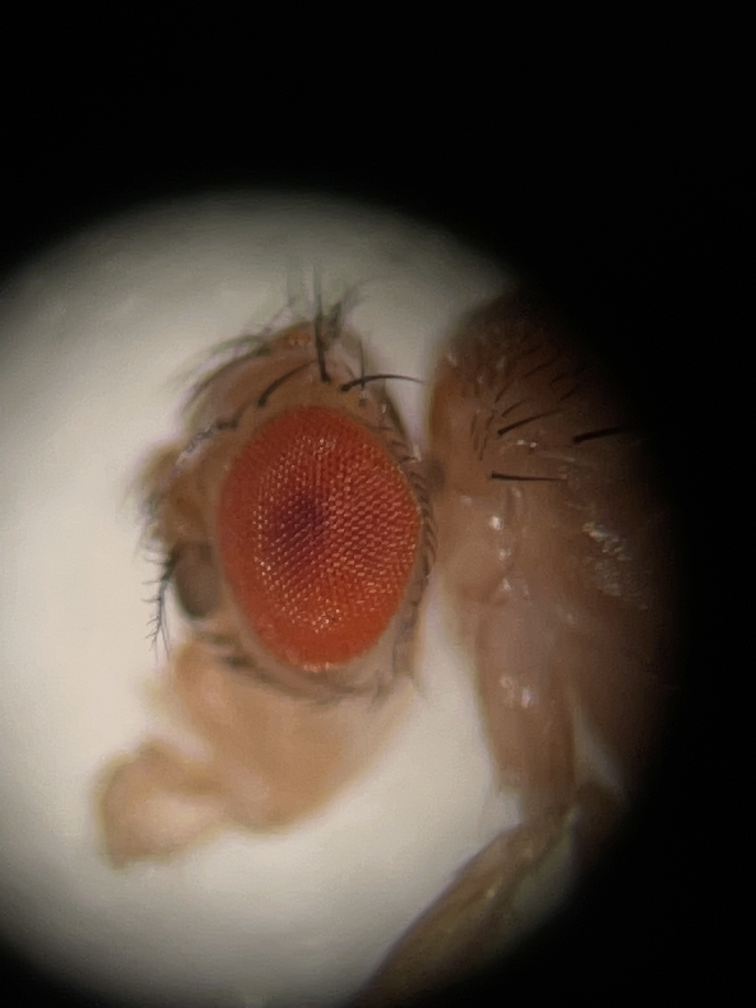
#> input picture OreoWT_jpeg/IMG_4818.jpg, 3024 x 4032 px, found by its file name (shown at 1/4 size)
$ python imageViewThreshEdgeHSV_v1.py
#> lines starting #> are read from the running program, lines starting #| are printed output that depends on the picture; after the words box and inside, x2 and y2 are one past the last pixel; in counts of white or black regions, pixels touching at a corner belong together
'''
imageViewThreshEdgeHSV
Loads one image, display edge, HSV, RGB and several threshold methods of image
Uses keyboard to dynamically change method parameters

Tom Zimmerman, IBM Research-Almaden, Center for Cellular Construction

V1 7/15/21
This material is based upon work supported by the NSF under Grant No. DBI-1548297.
Disclaimer:  Any opinions, findings and conclusions or recommendations expressed in this material are those of the authors and do not necessarily reflect the views of the National Science Foundation
'''
import cv2
import numpy as np

############ PUT YOUR IMAGE HERE ##################
image1=r'C:\Users\ThomasZimmerman\Pictures\CCC_Riggs\iPhone\OreoWT_jpeg\IMG_4818.jpg' # image location

SCALE=(320,240)     # display resolution
SCALE=(640,480)     # display resolution

# keyboard variable setup and initial values
keyState=0;
key=0;
keyBuf=np.zeros((256),dtype=int)
keyBuf[ord('t')]=90     # quantization threshold
keyBuf[ord('e')]=5      # canny low thresh
keyBuf[ord('E')]=30     # canny high thresh
keyBuf[ord('k')]=10     # kernal size (*2 + 1)
keyBuf[ord('T')]=2      # threshold for adaptive

############# Funcions #################
def processKey(key):
    global keyState;

    if key==ord('='):
        keyBuf[keyState]+=1
    elif key==ord('+'):
        keyBuf[keyState]+=10
    elif key==ord('-'):
        if keyBuf[keyState]>0:
            keyBuf[keyState]-=1
    elif key==ord('_'):
        if keyBuf[keyState]>10:
            keyBuf[keyState]-=10
    else:
        keyState=key
    print (chr(keyState),'=',keyBuf[keyState])
    return

def title():
    print('Keyboard Controls')
    print('Click on any image to direct key activity to program')
    print('Press key to select parameter')
    print('Push + and - keys to change value')
    print('Hold shift while pressing + or - to change value by increments of 10')
    print()
    print('Key Parameter')
    print('=== =========')
    print('t quantization threshold')
    print('e Canny low threshold')
    print('E Canny high threshold')
    print('k kernal size')
    print('T threshold for adaptive')
    print('q to quit program')

def iKernal(im,k): # integrate kernal
    print('doing kim')
    (yRez,xRez)=im.shape
    kim=np.zeros((yRez,xRez),dtype='uint8')
    scale=(k*k); skip=10
    for x in range(0,xRez-k,skip):
        for y in range(0,yRez-k,skip):
            acc=np.sum(im[y:y+k,x:x+k])
            normAcc=np.clip(int(acc/scale),0,255)
            #print(acc,normAcc)
            kim[y,x]=int(acc)
    return(kim)

################################ MAIN ##########################################
title()                         # display instructions
rawColorIM=cv2.imread(image1)   # read in color image
#> rawColorIM is the input picture: shape (4032, 3024, 3); mean B, G, R 57.8, 67.7, 80.8
rawIM=cv2.cvtColor(rawColorIM, cv2.COLOR_BGR2GRAY) # read in as grayscale image
(x,y)=rawIM.shape
#> x = 4032; y = 3024
run=1
while(run):

    # read keyboard and update variables
    key=cv2.waitKey(10) & 0xFF
#> (key e is pressed here)
    if key == ord('q'):
        run=0
    if key!=255:
        processKey(key)
    thresh=keyBuf[ord('t')]
    eLow=keyBuf[ord('e')]
    eHigh=eLow+keyBuf[ord('E')]
    kernalSize=2*keyBuf[ord('k')]+1
    threshAdapt=keyBuf[ord('T')]

    edgeIM = cv2.Canny(rawIM,eLow,eHigh)
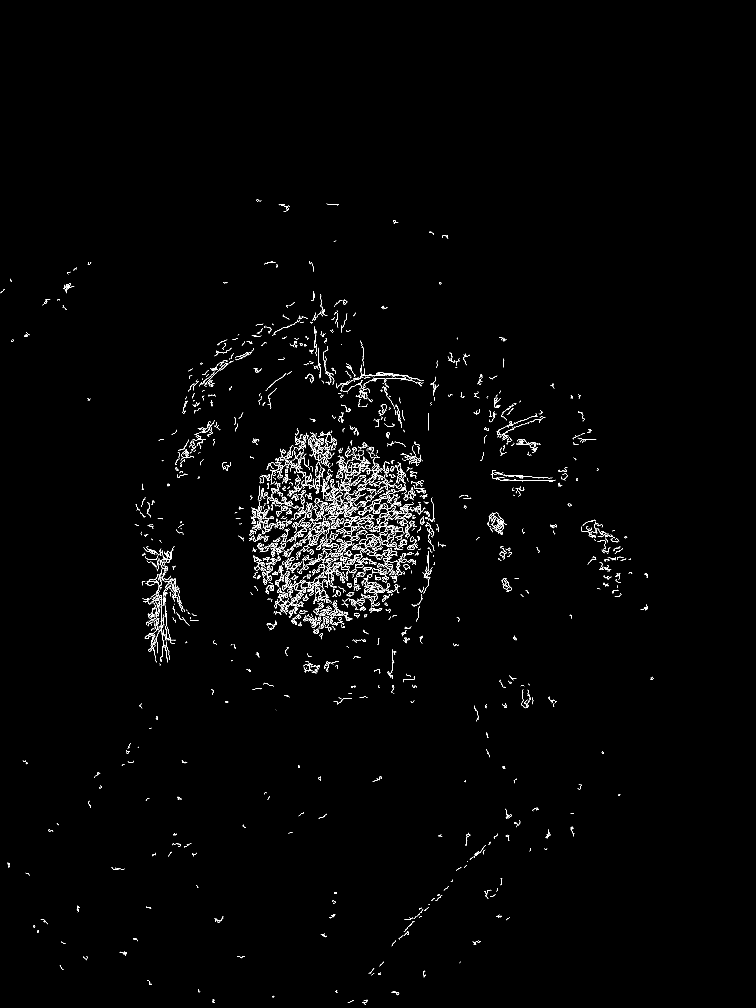
#> edgeIM: shape (4032, 3024) (shown at 1/4 size); 0.72% white in thin lines or dots, all inside (x1, y1, x2, y2) = (0, 798, 2615, 4019)
    cv2.imshow('edge',cv2.resize(edgeIM,SCALE))

    ret,th1= cv2.threshold(rawIM,thresh,255,cv2.THRESH_BINARY_INV)
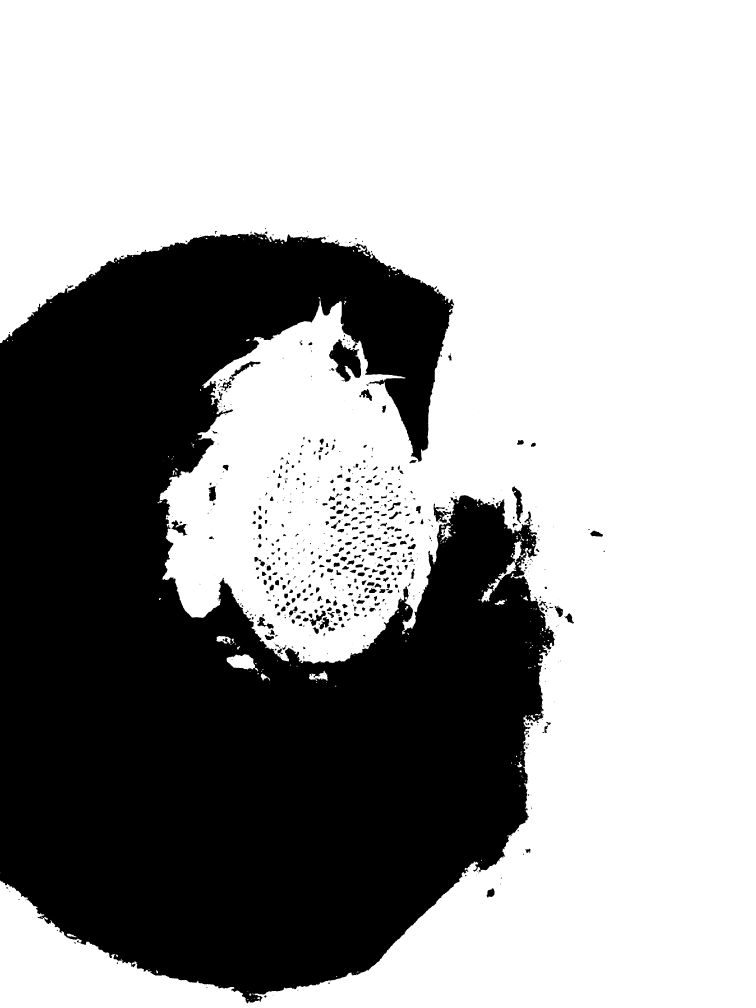
#> th1: shape (4032, 3024) (shown at 1/4 size); 63.8% white; 780 black regions (353 under 20 px), largest, box (x1, y1, x2, y2) and area: (0, 930, 2220, 4013) 4328714, (1317, 1357, 1444, 1527) 11844, (2048, 1945, 2092, 2093) 2704
#> ret = 90
    cv2.imshow('THRESH_BINARY_INV',cv2.resize(th1,SCALE))
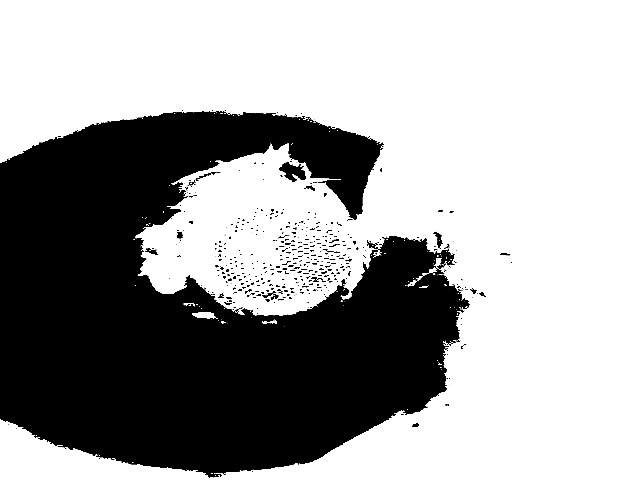
#> window 'THRESH_BINARY_INV': shape (480, 640); min 0, max 255, mean 162.7

    ret,th2 = cv2.threshold(rawIM,thresh,255,cv2.THRESH_TRUNC)
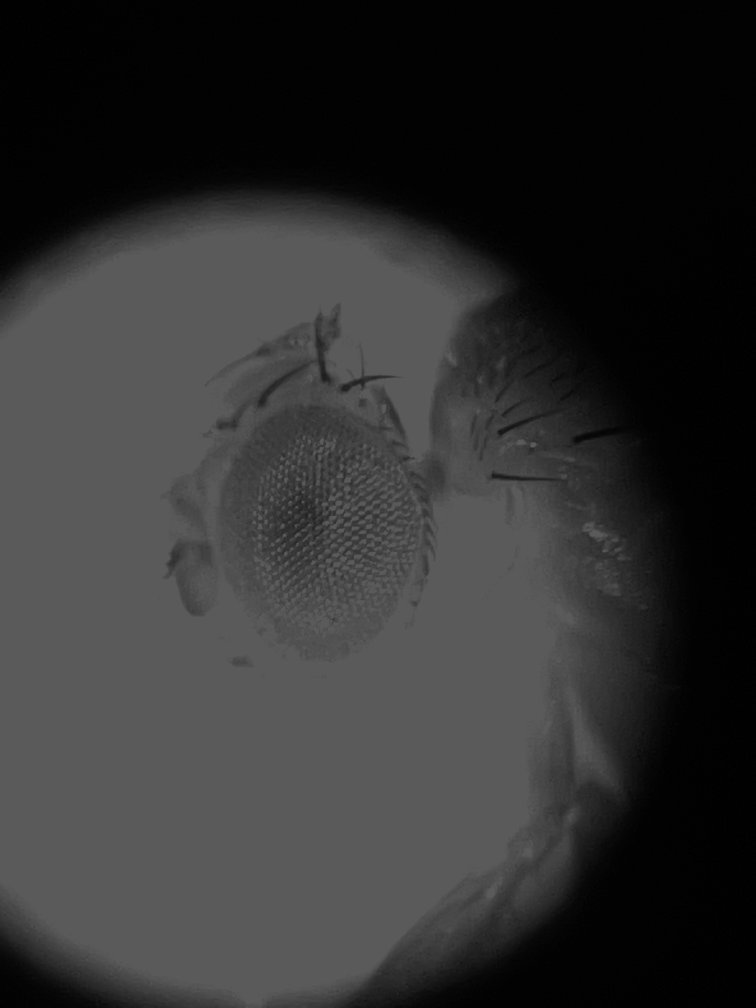
#> th2: shape (4032, 3024) (shown at 1/4 size); min 0, max 90, mean 48.8
    cv2.imshow('THRESH_TRUNC',cv2.resize(th2,SCALE))

    ret,th3 = cv2.threshold(rawIM,thresh,255,cv2.THRESH_TOZERO_INV)
    cv2.imshow('THRESH_TOZERO_INV',cv2.resize(th3,SCALE))

    th4 = cv2.adaptiveThreshold(rawIM,255,cv2.ADAPTIVE_THRESH_MEAN_C,cv2.THRESH_BINARY_INV,kernalSize,threshAdapt)
#> th4: shape (4032, 3024); 12.6% white; 41493 white regions (27427 under 20 px), largest, box (x1, y1, x2, y2) and area: (921, 1697, 1693, 2565) 198787, (2318, 2070, 2540, 2259) 8464, (562, 2331, 681, 2663) 7872
    cv2.imshow('ADAPTIVE_THRESH_MEAN',cv2.resize(th4,SCALE))
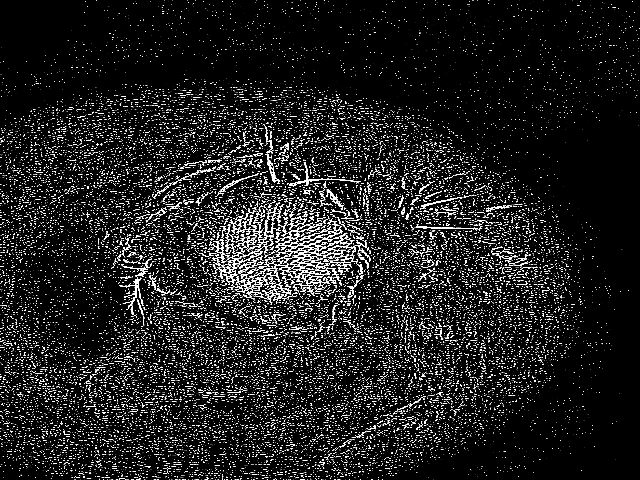
#> window 'ADAPTIVE_THRESH_MEAN': shape (480, 640); min 0, max 255, mean 32.2

    th5 = cv2.adaptiveThreshold(rawIM,255,cv2.ADAPTIVE_THRESH_GAUSSIAN_C,cv2.THRESH_BINARY_INV,kernalSize,threshAdapt)
#> th5: shape (4032, 3024); 6.3% white; 51978 white regions (42175 under 20 px), largest, box (x1, y1, x2, y2) and area: (1174, 1897, 1635, 2418) 48309, (1248, 1793, 1526, 2065) 9233, (1107, 2288, 1271, 2510) 7147
    cv2.imshow('ADAPTIVE_THRESH_GAUSSIAN',cv2.resize(th5,SCALE))

    #kim=iKernal(th5,100) # integrate kernal
    #cv2.imshow('KIM_GAUSS',cv2.resize(kim,SCALE))

    cv2.imshow('Blur',cv2.resize(cv2.blur(th5,(110,110)),SCALE))
    cv2.imshow('Original Color',cv2.resize(rawColorIM,SCALE))
    cv2.imshow('Original Gray',cv2.resize(rawIM,SCALE))

    cv2.imshow('Red',cv2.resize(rawColorIM[:,:,2],SCALE))
    cv2.imshow('Green',cv2.resize(rawColorIM[:,:,1],SCALE))
    cv2.imshow('Blue',cv2.resize(rawColorIM[:,:,0],SCALE))
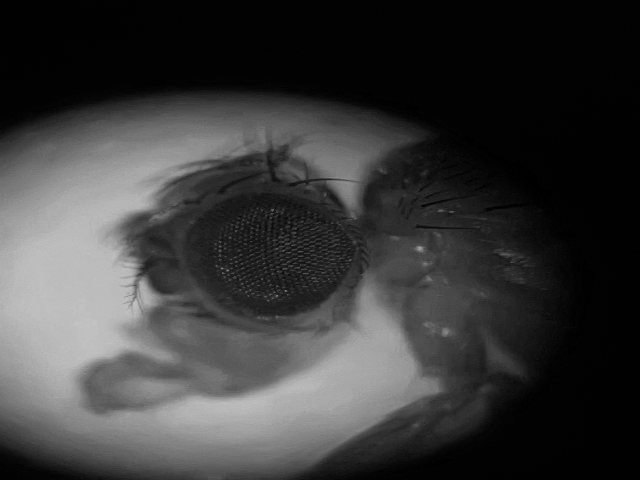
#> window 'Blue': shape (480, 640); min 0, max 198, mean 57.7

    hsvIM = cv2.cvtColor(rawColorIM, cv2.COLOR_BGR2HSV)
#> hsvIM: shape (4032, 3024, 3); mean H, S, V 10.8, 57, 80.8
    cv2.imshow('Hue',cv2.resize(hsvIM[:,:,0],SCALE))
    cv2.imshow('Saturation',cv2.resize(hsvIM[:,:,1],SCALE))
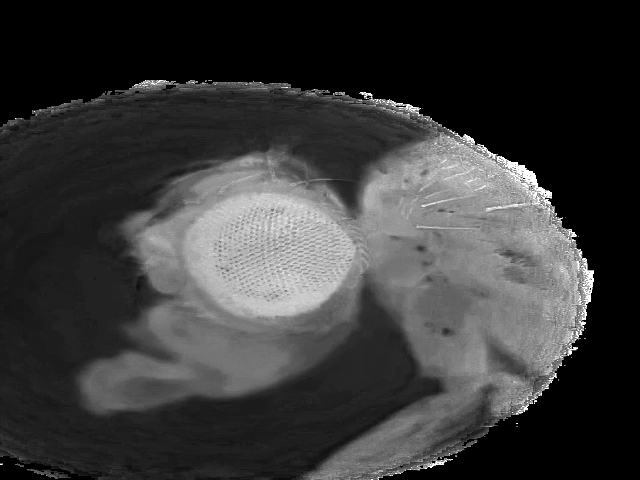
#> window 'Saturation': shape (480, 640); min 0, max 255, mean 56.9
    cv2.imshow('Value',cv2.resize(hsvIM[:,:,2],SCALE))

cv2.destroyAllWindows()
